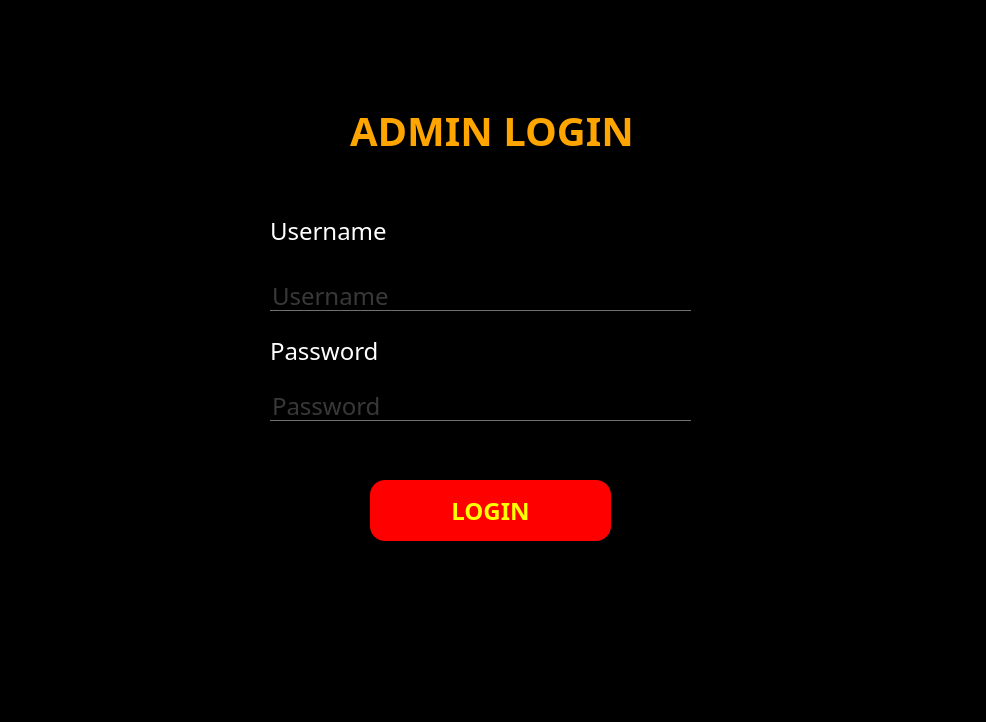
<?xml version="1.0" encoding="UTF-8"?>
<ui version="4.0">
 <class>Dialog</class>
 <widget class="QDialog" name="Dialog">
  <property name="geometry">
   <rect>
    <x>0</x>
    <y>0</y>
    <width>986</width>
    <height>722</height>
   </rect>
  </property>
  <property name="windowTitle">
   <string>Dialog</string>
  </property>
  <property name="styleSheet">
   <string notr="true">*{
background:rgba;
font-family:century gothic;
font-size:24px;
}
QFrame
{
background:rgba;
border-radius:15px
}
QPushButton
{
background:red;
border-radius:60px;
}
QToolButton
{
background:red;
border-radius:60px;
}
QLabel
{
color:white;
background:transparent;
}
QPushButton
{
color:white;
border-radius:15px;
}
QPushButton:hover
{
color:#333;
border-radius:15px;
background:#49ebff;
}
QLineEdit
{
background:transparent;
border:none;
color:#717072;
border-bottom:1px solid #717072
}
</string>
  </property>
  <widget class="QFrame" name="frame">
   <property name="geometry">
    <rect>
     <x>140</x>
     <y>50</y>
     <width>731</width>
     <height>631</height>
    </rect>
   </property>
   <property name="frameShape">
    <enum>QFrame::StyledPanel</enum>
   </property>
   <property name="frameShadow">
    <enum>QFrame::Raised</enum>
   </property>
   <widget class="QLabel" name="label">
    <property name="geometry">
     <rect>
      <x>210</x>
      <y>50</y>
      <width>351</width>
      <height>61</height>
     </rect>
    </property>
    <property name="font">
     <font>
      <family>century gothic</family>
      <pointsize>-1</pointsize>
      <weight>75</weight>
      <bold>true</bold>
     </font>
    </property>
    <property name="styleSheet">
     <string notr="true">QLabel
{
color:orange;
background:transparent;
font-weight: bold;
font-size:40px;
}</string>
    </property>
    <property name="text">
     <string>ADMIN LOGIN </string>
    </property>
   </widget>
   <widget class="QLabel" name="label_3">
    <property name="geometry">
     <rect>
      <x>130</x>
      <y>280</y>
      <width>141</width>
      <height>41</height>
     </rect>
    </property>
    <property name="styleSheet">
     <string notr="true">QLabel{
font-weight: bold;
font-size: 30px;
color:yellow;

};</string>
    </property>
    <property name="text">
     <string>Password</string>
    </property>
   </widget>
   <widget class="QLabel" name="label_2">
    <property name="geometry">
     <rect>
      <x>130</x>
      <y>160</y>
      <width>151</width>
      <height>41</height>
     </rect>
    </property>
    <property name="styleSheet">
     <string notr="true">QLabel{
font-weight: bold;
font-size: 30px;
color:yellow;

};</string>
    </property>
    <property name="text">
     <string>Username</string>
    </property>
   </widget>
   <widget class="QLineEdit" name="username">
    <property name="geometry">
     <rect>
      <x>130</x>
      <y>230</y>
      <width>421</width>
      <height>31</height>
     </rect>
    </property>
    <property name="text">
     <string/>
    </property>
    <property name="maxLength">
     <number>15</number>
    </property>
    <property name="placeholderText">
     <string>Username</string>
    </property>
   </widget>
   <widget class="QLineEdit" name="password">
    <property name="geometry">
     <rect>
      <x>130</x>
      <y>340</y>
      <width>421</width>
      <height>31</height>
     </rect>
    </property>
    <property name="text">
     <string/>
    </property>
    <property name="maxLength">
     <number>15</number>
    </property>
    <property name="echoMode">
     <enum>QLineEdit::Password</enum>
    </property>
    <property name="placeholderText">
     <string>Password</string>
    </property>
   </widget>
   <widget class="QPushButton" name="hideshowbtn">
    <property name="geometry">
     <rect>
      <x>560</x>
      <y>330</y>
      <width>93</width>
      <height>41</height>
     </rect>
    </property>
    <property name="styleSheet">
     <string notr="true">QPushButton
{
font-size:14px;
color:white;
background:transparent;
}</string>
    </property>
    <property name="text">
     <string/>
    </property>
    <property name="icon">
     <iconset resource="icons/icons.qrc">
      <normaloff>:/icons/eye-off.svg</normaloff>:/icons/eye-off.svg</iconset>
    </property>
    <property name="iconSize">
     <size>
      <width>32</width>
      <height>32</height>
     </size>
    </property>
   </widget>
   <widget class="QPushButton" name="loginbtn">
    <property name="geometry">
     <rect>
      <x>230</x>
      <y>430</y>
      <width>241</width>
      <height>61</height>
     </rect>
    </property>
    <property name="font">
     <font>
      <family>century gothic</family>
      <pointsize>-1</pointsize>
      <weight>75</weight>
      <bold>true</bold>
     </font>
    </property>
    <property name="styleSheet">
     <string notr="true">color:yellow;
font-weight: bold;</string>
    </property>
    <property name="text">
     <string>LOGIN</string>
    </property>
   </widget>
   <widget class="QPushButton" name="homebtn">
    <property name="geometry">
     <rect>
      <x>80</x>
      <y>60</y>
      <width>93</width>
      <height>28</height>
     </rect>
    </property>
    <property name="styleSheet">
     <string notr="true">QPushButton
{
font-size:14px;
color:white;
background:transparent;
}</string>
    </property>
    <property name="text">
     <string/>
    </property>
    <property name="icon">
     <iconset>
      <normaloff>../Passport Automation System/icons/arrow-left.svg</normaloff>../Passport Automation System/icons/arrow-left.svg</iconset>
    </property>
    <property name="iconSize">
     <size>
      <width>32</width>
      <height>32</height>
     </size>
    </property>
   </widget>
  </widget>
 </widget>
 <resources>
  <include location="icons/icons.qrc"/>
 </resources>
 <connections/>
</ui>
